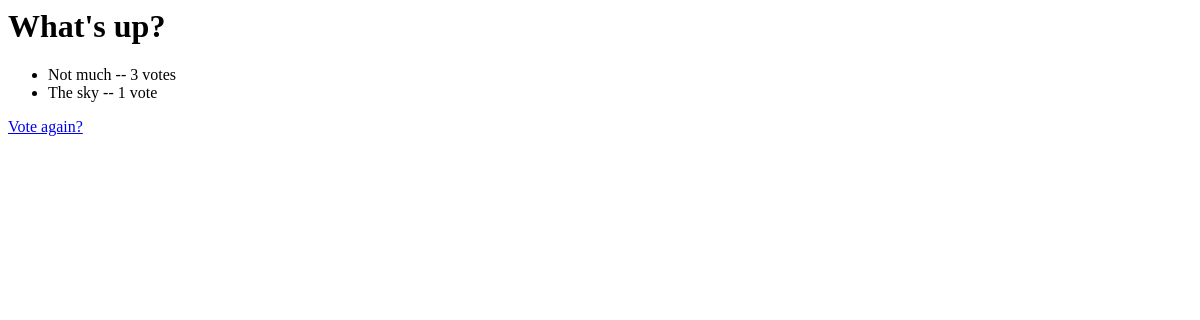
/polls/1/results/, run on an earlier commit of the app's database.
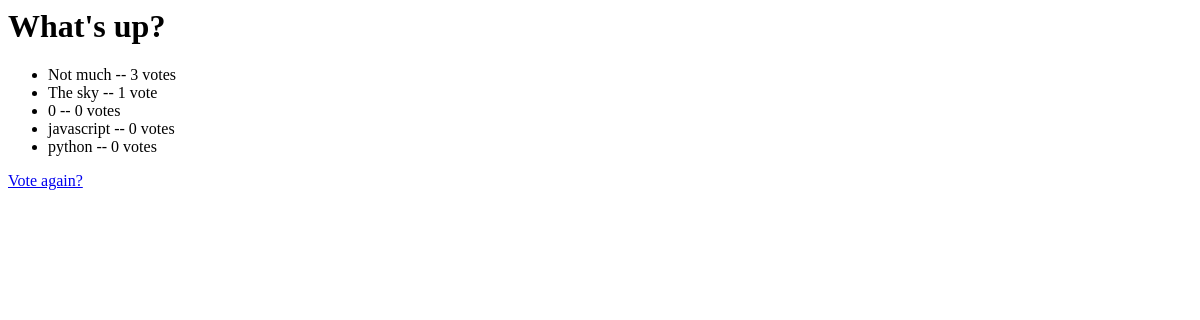
And on a later commit of the database.
### polls/models.py (models this page shows, shortened)
class Question(models.Model):
    question_text = models.CharField(max_length=200)
    pub_date = models.DateTimeField("date published")

class Choice(models.Model):
    question = models.ForeignKey(Question, on_delete=models.CASCADE)
    choice_text = models.CharField(max_length=200)
    votes = models.IntegerField(default=0)

### polls/views.py (the view)
# urls.py: path("<int:pk>/results/", views.ResultsView.as_view(), name="results"), #resultados
class ResultsView(generic.DetailView): #crea clase que muestra los resultados
    model = Question #envia un objeto llamado Question al template
    template_name = "polls/results.html" #especifica el template a usar

### polls/templates/polls/results.html
<h1>{{ question.question_text }}</h1>
<ul>
{% for choice in question.choice_set.all %}
    <li>{{ choice.choice_text }} -- {{ choice.votes }} vote{{ choice.votes|pluralize }}</li>
{% endfor %}
</ul>
<a href="{% url 'polls:detail' question.id %}">Vote again?</a>

What changed in the data, as far as the page shows it:
added Choice: choice_text "0", votes "0"
added Choice: choice_text "javascript", votes "0"
added Choice: choice_text "python", votes "0"
